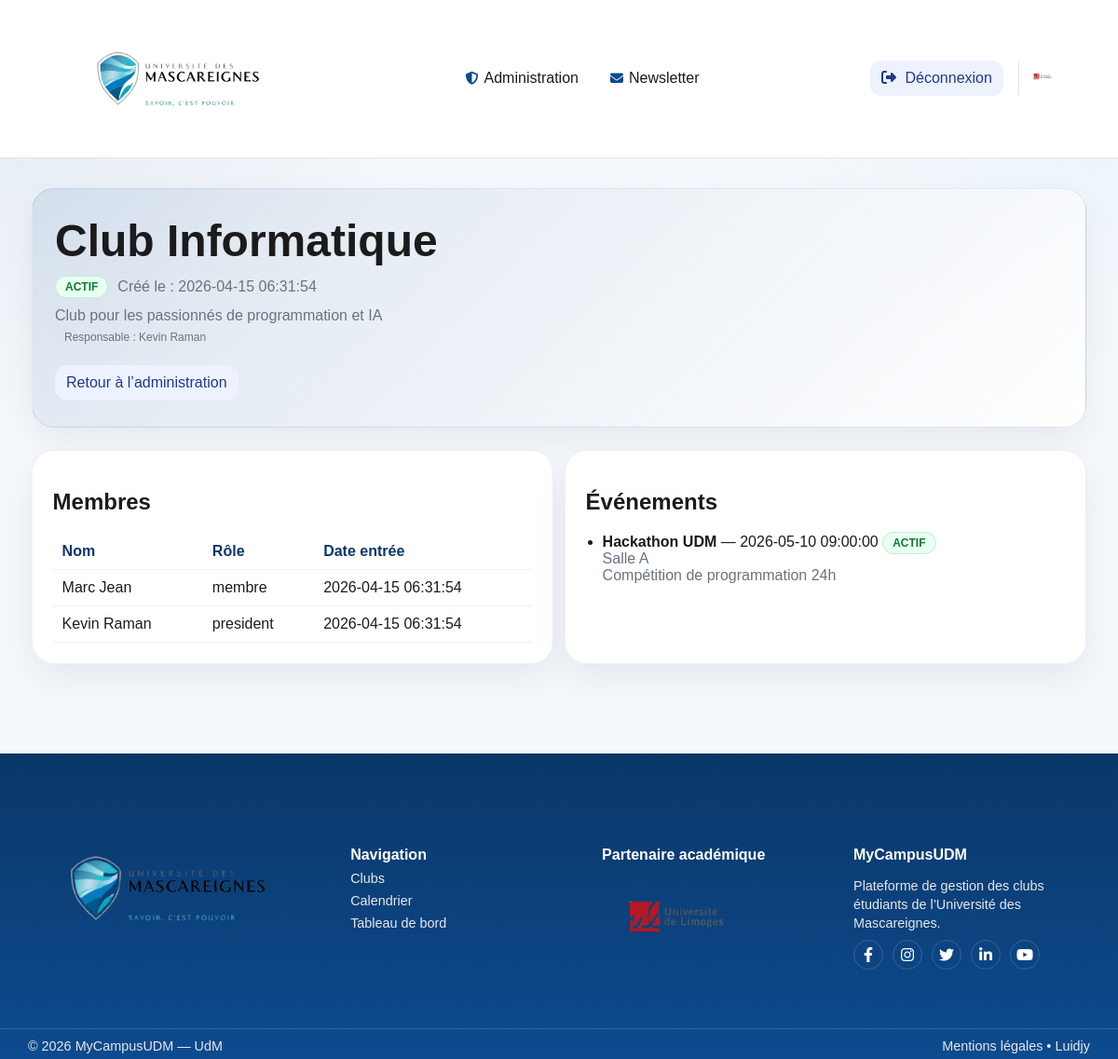
/MyCampusUdmClubsC/club_detail.php?id=1 (signed in), run on the app's committed database.
### tables this page shows
CREATE TABLE clubs (
    id INT AUTO_INCREMENT PRIMARY KEY,
    nom_club VARCHAR(150) NOT NULL,
    description TEXT,
    categorie ENUM('sport','culture','musique','informatique','social','entrepreneuriat','autre') DEFAULT 'autre',
    image_club VARCHAR(255) DEFAULT NULL,
    responsable_id INT DEFAULT NULL,
    statut ENUM('actif','inactif','attente','supprime') DEFAULT 'attente',
    date_creation TIMESTAMP DEFAULT CURRENT_TIMESTAMP,
    FOREIGN KEY (responsable_id) REFERENCES utilisateurs(id) ON DELETE SET NULL
);

CREATE TABLE utilisateurs (
    id INT AUTO_INCREMENT PRIMARY KEY,
    nom VARCHAR(100) NOT NULL,
    prenom VARCHAR(100) NOT NULL,
    pseudo VARCHAR(50) DEFAULT NULL UNIQUE,
    email VARCHAR(150) NOT NULL UNIQUE,
    mot_de_passe_hash VARCHAR(255) NOT NULL,
    photo_profil VARCHAR(255) DEFAULT NULL,
    telephone VARCHAR(30) DEFAULT NULL,
    filiere VARCHAR(100) DEFAULT NULL,
    bio TEXT DEFAULT NULL,
    role ENUM('etudiant','responsable','admin') DEFAULT 'etudiant',
    statut ENUM('actif','inactif') DEFAULT 'actif',
    date_creation TIMESTAMP DEFAULT CURRENT_TIMESTAMP
);

CREATE TABLE membres_club (
    id INT AUTO_INCREMENT PRIMARY KEY,
    utilisateur_id INT NOT NULL,
    club_id INT NOT NULL,
    role_membre ENUM('president','vice_president','secretaire','tresorier','membre') DEFAULT 'membre',
    date_entree TIMESTAMP DEFAULT CURRENT_TIMESTAMP,
    UNIQUE KEY unique_membre_club (utilisateur_id, club_id),
    FOREIGN KEY (utilisateur_id) REFERENCES utilisateurs(id) ON DELETE CASCADE,
    FOREIGN KEY (club_id) REFERENCES clubs(id) ON DELETE CASCADE
);

CREATE TABLE evenements (
    id INT AUTO_INCREMENT PRIMARY KEY,
    club_id INT NOT NULL,
    titre VARCHAR(200) NOT NULL,
    description TEXT,
    image_event VARCHAR(255) DEFAULT NULL,
    date_event DATETIME NOT NULL,
    lieu VARCHAR(200) DEFAULT NULL,
    capacite_max INT DEFAULT NULL,
    statut ENUM('actif','annule','termine') DEFAULT 'actif',
    date_creation TIMESTAMP DEFAULT CURRENT_TIMESTAMP,
    FOREIGN KEY (club_id) REFERENCES clubs(id) ON DELETE CASCADE
);

### MyCampusUdmClubsC/club_detail.php (the view, shortened to what this page needs)
<?php
$estConnecte = isset($_SESSION["id"]);
$estAdmin = $estConnecte && isset($_SESSION["role"]) && $_SESSION["role"] === "admin";
require "config/database.php";
$id = (int) $_GET["id"];
$sqlQuery = "
  SELECT c.*, u.nom, u.prenom
  FROM clubs c
  LEFT JOIN utilisateurs u ON c.responsable_id = u.id
  WHERE c.id = :id
";
$clubStatement = $pdo->prepare($sqlQuery);
$clubStatement->execute([
  "id" => $id
]) or die(print_r($pdo->errorInfo()));
$club = $clubStatement->fetch(PDO::FETCH_ASSOC);
$estResponsableDuClub = (
  isset($_SESSION["id"]) &&
  isset($_SESSION["role"]) &&
  $_SESSION["role"] === "responsable" &&
  (int) $club["responsable_id"] === (int) $_SESSION["id"]
);
$estMembre = false;
$peutVoirMembres = $estMembre || $estResponsableDuClub || $estAdmin;
$membres = [];
if ($peutVoirMembres)
{
  $membresQuery = "
    SELECT mc.*, u.nom, u.prenom
    FROM membres_club mc
    INNER JOIN utilisateurs u ON mc.utilisateur_id = u.id
    WHERE mc.club_id = :club_id
    ORDER BY mc.id DESC
  ";
  $membresStatement = $pdo->prepare($membresQuery);
  $membresStatement->execute([
    "club_id" => $id
  ]) or die(print_r($pdo->errorInfo()));
  $membres = $membresStatement->fetchAll(PDO::FETCH_ASSOC);
}
$evenementsQuery = "
  SELECT *
  FROM evenements
  WHERE club_id = :club_id
  ORDER BY date_event ASC
";
$evenementsStatement = $pdo->prepare($evenementsQuery);
$evenementsStatement->execute([
  "club_id" => $id
]) or die(print_r($pdo->errorInfo()));
$evenements = $evenementsStatement->fetchAll(PDO::FETCH_ASSOC);
include "includes/header.php";
?>
<section class="entete-page">
  <h1><?= htmlspecialchars($club["nom_club"]) ?></h1>
  <div class="ligne-info">
    <?php if ($club["statut"] === "actif") : ?>
      <span class="badge badge-actif">ACTIF</span>
    <?php elseif ($club["statut"] === "attente") : ?>
      <span class="badge badge-attente">EN ATTENTE</span>
    <?php else : ?>
      <span class="badge badge-annule">INACTIF</span>
    <?php endif; ?>
    <span class="texte-gris">
      Créé le : <?= htmlspecialchars($club["date_creation"] ?? "") ?>
    </span>
  </div>
  <p class="texte-gris">
    <?= nl2br(htmlspecialchars($club["description"])) ?>
  </p>
  <p class="petit texte-gris">
    Responsable :
    <?php
      if (!empty($club["prenom"]) || !empty($club["nom"]))
      {
        echo htmlspecialchars($club["prenom"] . " " . $club["nom"]);
      }
      else
      {
        echo "Non attribué";
      }
    ?>
  </p>
  <div class="bloc-actions">
    <?php if ($estAdmin) : ?>
      <a class="bouton bouton-secondaire" href="admin.php">
        Retour à l’administration
      </a>
    <?php endif; ?>
  </div>
</section>
<section class="grille-2">
  <div class="carte">
    <h2>Membres</h2>
    <?php if (!$peutVoirMembres) : ?>
      <p class="texte-gris">
        Connectez-vous et rejoignez ce club pour consulter la liste des membres.
      </p>
    <?php elseif (empty($membres)) : ?>
      <p class="texte-gris">
        Aucun membre affiché pour le moment.
      </p>
    <?php else : ?>
      <table class="table">
        <thead>
          <tr>
            <th>Nom</th>
            <th>Rôle</th>
            <th>Date entrée</th>
          </tr>
        </thead>
        <tbody>
          <?php foreach ($membres as $membre) : ?>
            <tr>
              <td><?= htmlspecialchars($membre["prenom"] . " " . $membre["nom"]) ?></td>
              <td><?= htmlspecialchars($membre["role_membre"]) ?></td>
              <td><?= htmlspecialchars($membre["date_entree"]) ?></td>
            </tr>
          <?php endforeach; ?>
        </tbody>
      </table>
    <?php endif; ?>
  </div>
  <div class="carte">
    <h2>Événements</h2>
    <?php if (empty($evenements)) : ?>
      <p class="texte-gris">
        Aucun événement affiché pour le moment.
      </p>
    <?php else : ?>
      <ul class="liste-simple">
        <?php foreach ($evenements as $evenement) : ?>
          <li>
            <strong><?= htmlspecialchars($evenement["titre"]) ?></strong>
            — <?= htmlspecialchars($evenement["date_event"]) ?>
            <?php if ($evenement["statut"] === "actif") : ?>
              <span class="badge badge-actif">ACTIF</span>
            <?php else : ?>
              <span class="badge badge-annule">ANNULÉ</span>
            <?php endif; ?>
            <?php if (!empty($evenement["lieu"])) : ?>
              <br>
              <span class="texte-gris"><?= htmlspecialchars($evenement["lieu"]) ?></span>
            <?php endif; ?>
            <?php if (!empty($evenement["description"])) : ?>
              <br>
              <span class="texte-gris"><?= htmlspecialchars($evenement["description"]) ?></span>
            <?php endif; ?>
          </li>
        <?php endforeach; ?>
      </ul>
    <?php endif; ?>
  </div>
</section>
<?php include "includes/footer.php"; ?>

### MyCampusUdmClubsC/css/style.css (style rules this page uses)
* { box-sizing: border-box; }
body { margin: 0; font-family: Arial, sans-serif; background: #f6f7fb; color: #1b1b1b; }
a { color: inherit; text-decoration: none; }
.entete-page h1 { margin: 0 0 6px; }
.texte-gris { color: #6b7280; margin: 0; }
.petit { font-size: 12px; }
.carte { background: #fff; border: 1px solid #e7e9f2; border-radius: 16px; padding: 14px; }
.bouton { border: 0; background: #2563eb; color: #fff; padding: 10px 12px; border-radius: 12px; cursor: pointer; display: inline-block; }
.bouton-secondaire { background: #eef2ff; color: #1e3a8a; }
.petit { padding: 7px 10px; border-radius: 10px; }
.badge { font-size: 12px; padding: 4px 10px; border-radius: 999px; border: 1px solid transparent; }
.badge-actif { background: #e8fff1; color: #0f7a39; border-color: #bff0cf; }
.grille-2 { display: grid; grid-template-columns: 1fr 1fr; gap: 12px; }
.table { width: 100%; border-collapse: collapse; margin-top: 8px; }
.table th, .table td { padding: 10px; border-bottom: 1px solid #eef0f7; text-align: left; }
.liste-simple { margin: 10px 0 0; padding-left: 18px; }
.ligne-info { display: flex; gap: 10px; align-items: center; flex-wrap: wrap; margin: 10px 0; }
.bloc-actions { display: flex; gap: 10px; flex-wrap: wrap; margin-top: 16px; }
.carte { transition: transform 0.25s ease, box-shadow 0.25s ease; }
.bouton { transition: transform 0.18s ease, filter 0.18s ease, box-shadow 0.18s ease; }

### MyCampusUdmClubsC/css/site-main-footer.css (style rules this page uses)
:root { --udm-blue: #0d4b8f; --udm-blue-dark: #0a3768; --udm-aqua: #7dd3fc; --udm-white: #ffffff; --udm-text: #1f2937; --udm-muted: #64748b; --udm-surface: #ffffff; --udm-bg: #f4f7fb; }
body { background: radial-gradient(circle at top left, rgba(13,75,143,0.08), transparent 28%), radial-gradient(circle at top right, rgba(125,211,252,0.10), transparent 24%), var(--udm-bg); }
main.contenu.udm-main > section { margin-bottom: 1.5rem; }
main.contenu.udm-main .entete-page { background: linear-gradient(135deg, rgba(13,75,143,0.10), rgba(255,255,255,0.96)); border: 1px solid rgba(13,75,143,0.10); border-radius: 24px; padding: 1.75rem 1.5rem; box-shadow: 0 14px 34px rgba(15, 23, 42, 0.06); }
main.contenu.udm-main .entete-page h1 { font-size: clamp(2rem, 4vw, 3rem); margin-bottom: .5rem; }
main.contenu.udm-main .carte { background: rgba(255,255,255,0.96); border: 1px solid rgba(13,75,143,0.08); border-radius: 24px; padding: 1.35rem; box-shadow: 0 16px 36px rgba(15,23,42,0.06); }
main.contenu.udm-main .badge { font-weight: 600; }
main.contenu.udm-main .table th { color: var(--udm-blue-dark); }
main.contenu.udm-main .bouton { border-radius: 14px; box-shadow: 0 10px 24px rgba(37,99,235,0.16); }
main.contenu.udm-main .bouton-secondaire { box-shadow: none; }

### data on the page
clubs: nom_club "Club Informatique", date_creation "2026-04-15 06:31:54", description "Club pour les passionnés de programmation et IA", responsable.nom "Kevin Raman"
membres_club: utilisateur.nom "Marc Jean", role_membre "membre", date_entree "2026-04-15 06:31:54"
membres_club: utilisateur.nom "Kevin Raman", role_membre "president", date_entree "2026-04-15 06:31:54"
evenements: titre "Hackathon UDM", date_event "2026-05-10 09:00:00", statut "ACTIF", lieu "Salle A", description "Compétition de programmation 24h"
